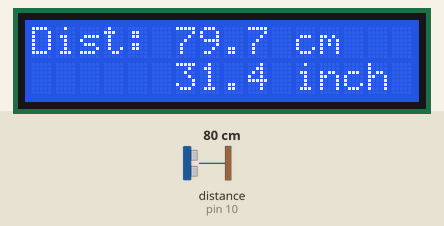
Bench run of a sketch on a simulated Arduino Uno, built with avr-gcc and run on an emulated ATmega328P. On the bench: 16×2 character LCD. Wiring (inferred from the names in the program): ultrasonic range finder: trigger pin 9; echo pin 10. Inputs (shaded band) come from the test bench; at power-on: distance to the obstacle (sensor on pin 10) 80 cm. The echo pulse lasts 58.3 µs per cm; what the sketch prints to the serial monitor is not drawn.

Above: at 3.2 s.
3.3 s: distance to the obstacle (sensor on pin 10) set to 4 cm
At 5.9 s:
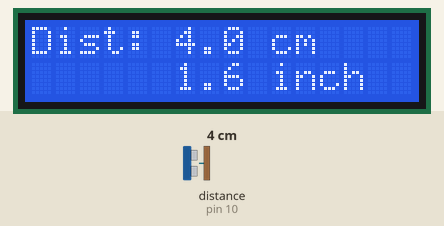
6.2 s: distance to the obstacle (sensor on pin 10) set to 2 cm
At 7.0 s:
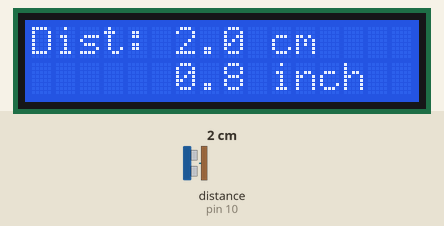
7.8 s: distance to the obstacle (sensor on pin 10) set to 9 cm
At 9.1 s:
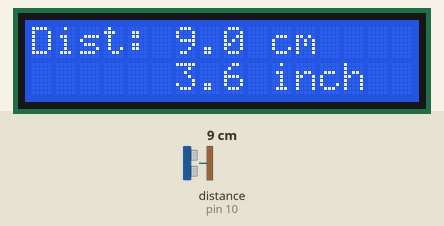
Timing chart, 0 to 10.8 s (numbered marks = the images above; inputs shaded):
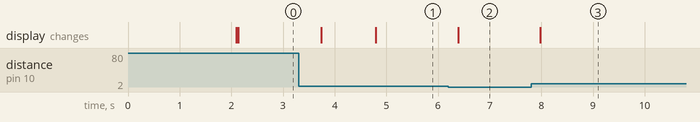

The sketch:

advanced_obstcale_avoider.ino
```cpp
// Distance Measurement System with HC-SR04 and LCD Display
// Components: Arduino Uno, HC-SR04 Ultrasonic Sensor, I2C LCD (16x2)

#include <Wire.h>
#include <LiquidCrystal_I2C.h>

// Initialize LCD with I2C address 0x27, 16 columns and 2 rows
LiquidCrystal_I2C lcd(0x27, 16, 2);

// HC-SR04 Pin Definitions
const int trigPin = 9;
const int echoPin = 10;

// Variables for distance calculation
long duration;
float distanceCm;
float distanceInch;

void setup() {
  // Initialize serial communication for debugging
  Serial.begin(9600);

  // Initialize LCD
  lcd.init();
  lcd.backlight();

  // Configure HC-SR04 pins
  pinMode(trigPin, OUTPUT);
  pinMode(echoPin, INPUT);

  // Display welcome message
  displayWelcomeMessage();
  delay(2000);
  lcd.clear();
}

void loop() {
  // Measure distance
  distanceCm = measureDistance();

  // Convert to inches
  distanceInch = distanceCm / 2.54;

  // Display on LCD
  displayDistance(distanceCm, distanceInch);

  // Print to Serial Monitor for debugging
  Serial.print("Distance: ");
  Serial.print(distanceCm);
  Serial.print(" cm, ");
  Serial.print(distanceInch);
  Serial.println(" inch");

  // Update every 500ms
  delay(500);
}

// Function: Display welcome message on startup
// Added Value: Provides user-friendly initialization feedback
void displayWelcomeMessage() {
  lcd.setCursor(0, 0);
  lcd.print("Distance Sensor");
  lcd.setCursor(0, 1);
  lcd.print("Initializing...");
}

// Function: Measure distance using HC-SR04 sensor
// Added Value: Returns accurate distance measurement in centimeters
float measureDistance() {
  // Clear trigger pin
  digitalWrite(trigPin, LOW);
  delayMicroseconds(2);

  // Send 10 microsecond pulse to trigger pin
  digitalWrite(trigPin, HIGH);
  delayMicroseconds(10);
  digitalWrite(trigPin, LOW);

  // Read echo pin and calculate duration
  duration = pulseIn(echoPin, HIGH);

  // Calculate distance in centimeters
  // Speed of sound = 343 m/s = 0.0343 cm/µs
  // Distance = (Time × Speed) / 2 (divided by 2 for round trip)
  float distance = duration * 0.0343 / 2;

  // Handle out-of-range readings
  if (distance > 400 || distance < 2) {
    return -1; // Invalid reading
  }

  return distance;
}

// Function: Display distance measurements on LCD screen
// Added Value: Provides clear, real-time visual feedback with dual units
void displayDistance(float cm, float inch) {
  lcd.clear();

  // Check for valid reading
  if (cm == -1) {
    lcd.setCursor(0, 0);
    lcd.print("Out of Range!");
    lcd.setCursor(0, 1);
    lcd.print("2-400 cm");
    return;
  }

  // Display distance in centimeters (Line 1)
  lcd.setCursor(0, 0);
  lcd.print("Dist: ");
  lcd.print(cm, 1); // 1 decimal place
  lcd.print(" cm");

  // Display distance in inches (Line 2)
  lcd.setCursor(0, 1);
  lcd.print("      ");
  lcd.print(inch, 1); // 1 decimal place
  lcd.print(" inch");
}

// Optional Function: Get average of multiple readings for better accuracy
// Added Value: Reduces measurement noise and improves reliability
float getAverageDistance(int samples) {
  float sum = 0;
  int validReadings = 0;

  for (int i = 0; i < samples; i++) {
    float reading = measureDistance();
    if (reading != -1) {
      sum += reading;
      validReadings++;
    }
    delay(50);
  }

  if (validReadings > 0) {
    return sum / validReadings;
  }
  return -1;
}
```

Measured:
- after the input at 3.3 s, the display: first changes after 0.44 s (image 1 shows a later state)
- after the input at 6.2 s, the display: changes after 0.19 s (image 2)
- after the input at 7.8 s, the display: changes after 0.18 s (image 3)
